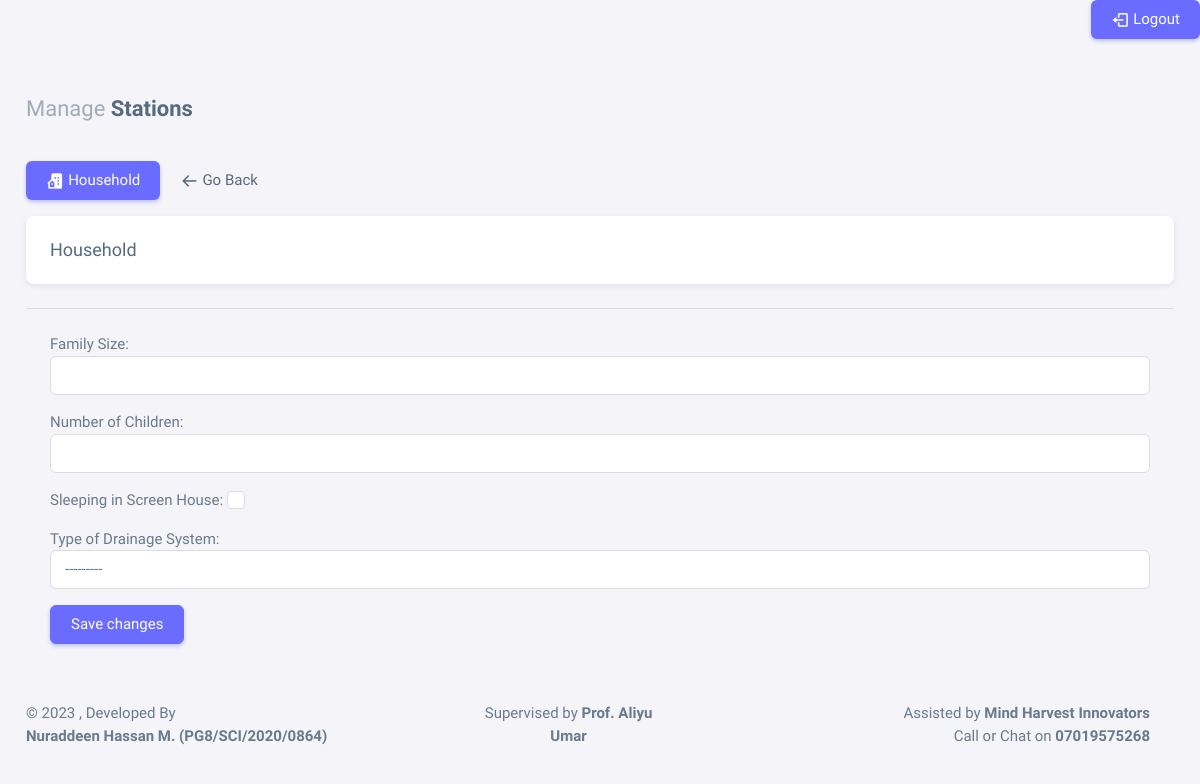
The app's page /household/1/ (signed in), older data.
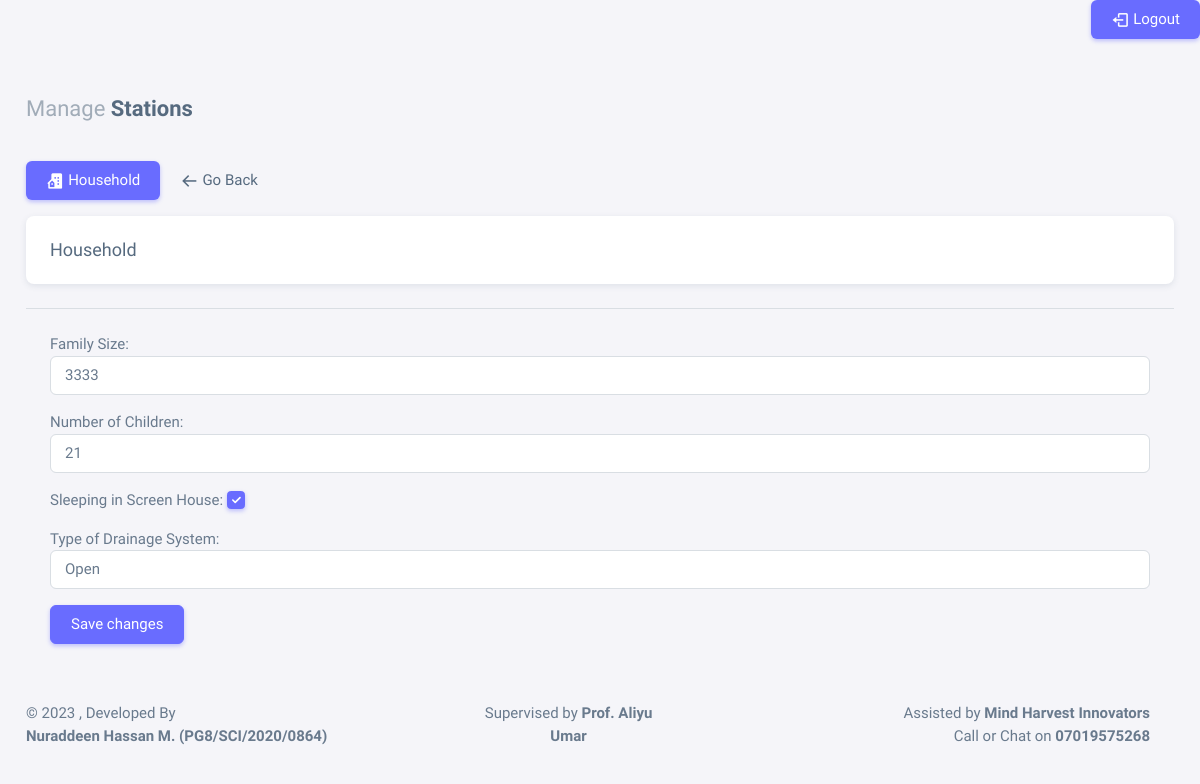
The same page, newer data.
### app/models.py (models this page shows, shortened)
class Household(models.Model):
    user = models.ForeignKey(User, on_delete=models.CASCADE)
    patient_id = models.OneToOneField(Patient, on_delete=models.CASCADE, unique=True)
    family_size = models.IntegerField()
    no_of_children = models.IntegerField()
    sleeping_in_screen = models.BooleanField()
    drainage = (
        ('Open', 'Open'),
        ('Closed', 'Closed'),
    )
    drainage_system = models.CharField(max_length=50, choices=drainage)

### app/views.py (the view)
# urls.py: path('household/<str:pk>/', views.household, name="household"),
@login_required
def household(request, pk):
    patient = get_object_or_404(Patient, id=pk)
    pat_id = patient.id
    house = None
    try:
        house = Household.objects.get(patient_id=patient)
    except Household.DoesNotExist:
        pass
    if request.method == "POST":
        if house:  # if a household already exists, use it as instance for the form
            form = HouseholdForm(request.POST, instance=house)
        else:
            form = HouseholdForm(request.POST)
        if form.is_valid():
            house = form.save(commit=False)
            house.patient_id = patient
            house.user = request.user
            house.save()
            return redirect('patient-info', pk=pat_id )
    else:  # GET or other non-POST method
        if house:
            form = HouseholdForm(instance=house)
        else:
            form = HouseholdForm()
    context = {
        'form': form,
        'pat_id': pat_id,
    }
    return render(request, 'household.html', context)

### app/forms.py
class HouseholdForm(ModelForm):
    class Meta:
        model = Household
        fields = ['family_size', 'no_of_children',
                  'sleeping_in_screen', 'drainage_system']
        widgets = {
            'family_size': forms.NumberInput(attrs={'class': 'form-control'}),
            'no_of_children': forms.NumberInput(attrs={'class': 'form-control'}),
            'sleeping_in_screen': forms.CheckboxInput(attrs={'class': 'form-check-input'}),
            'drainage_system': forms.Select(attrs={'class': 'form-control'}),
        }
        labels = {
            'family_size': 'Family Size',
            'no_of_children': 'Number of Children',
            'sleeping_in_screen': 'Sleeping in Screen House',
            'drainage_system': 'Type of Drainage System',
        }

### app/templates/household.html (shortened to what this page needs)
{% extends 'base.html' %}
{% block content %}
<div class="content-wrapper">
    <div class="container-xxl flex-grow-1 container-p-y">
        <h4 class="fw-bold py-3 mb-4"><span class="text-muted fw-light">Manage</span> Stations</h4>
        <div class="row">
            <div class="col-md-12">
                <ul class="nav nav-pills flex-column flex-md-row mb-3">
                    <li class="nav-item">
                        <a class="nav-link active" href="javascript:void(0);"><i class="bx bxs-building-house"></i>
                            Household</a>
                    </li>
                    <li class="nav-item">
                        <a class="nav-link" href="{{request.META.HTTP_REFERER|escape}}"><i class="bx bx-arrow-back"></i>
                            Go Back</a>
                    </li>
                </ul>
                <div class="card mb-4">
                    <h5 class="card-header">Household</h5>
                </div>
                <hr class="my-0" />
                <div class="card-body">
                    <form method="POST" action="">
                        {{form.as_p}}
                        <div class="mt-2">
                            <button type="submit" class="btn btn-primary me-2">Save changes</button>
                        </div>
                    </form>
                </div>
            </div>
        </div>
    </div>
</div>
{% endblock content %}

Row changes from the older to the newer data that the page shows:
added Household: family_size "3333", no_of_children "21", sleeping_in_screen "☑", drainage_system "Open"
Text that changed along with them:
form field sleeping_in_screen: "☐" → (not shown)
form field drainage_system: "---------" → (not shown)
